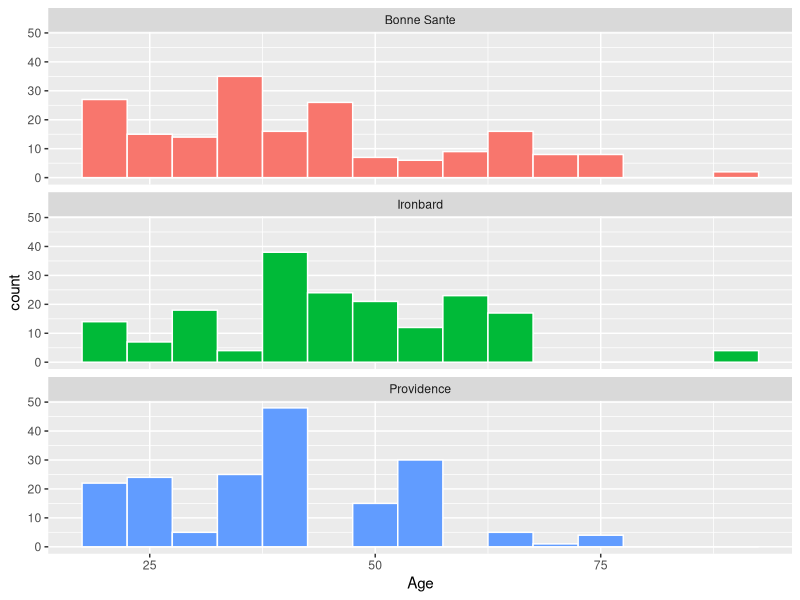
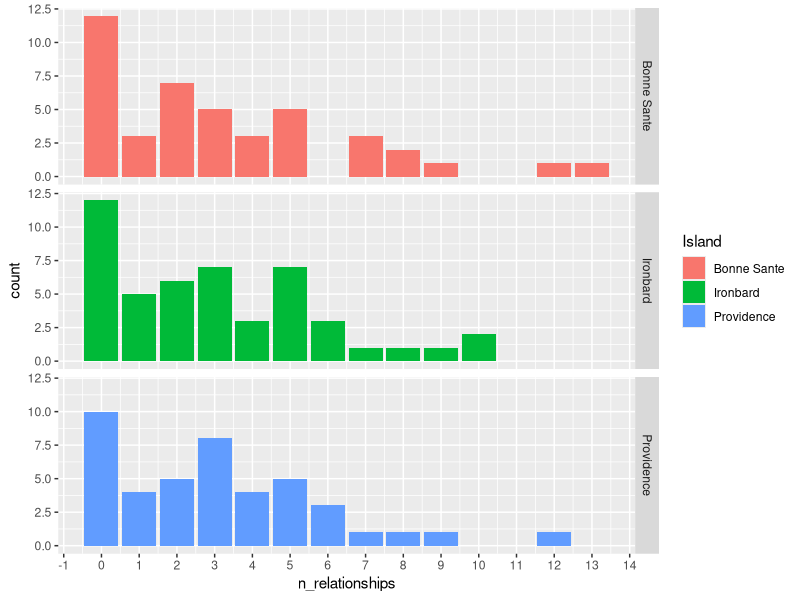
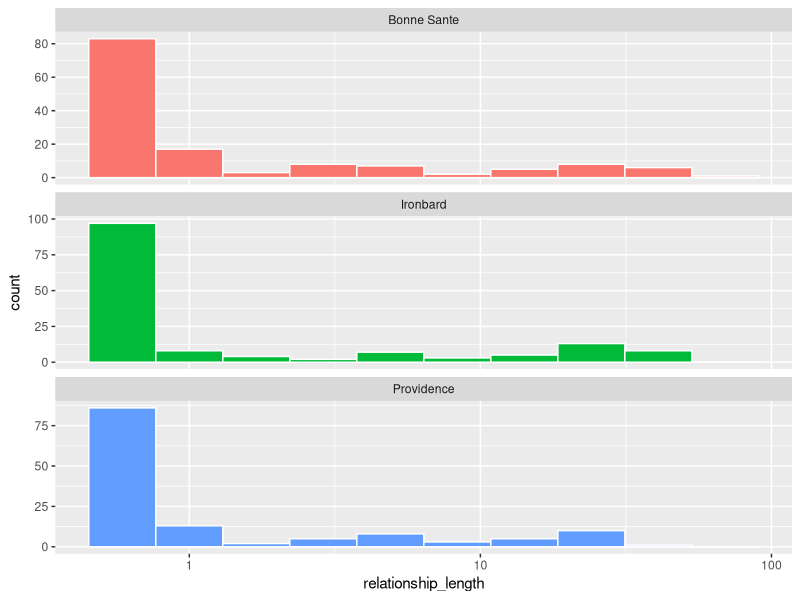
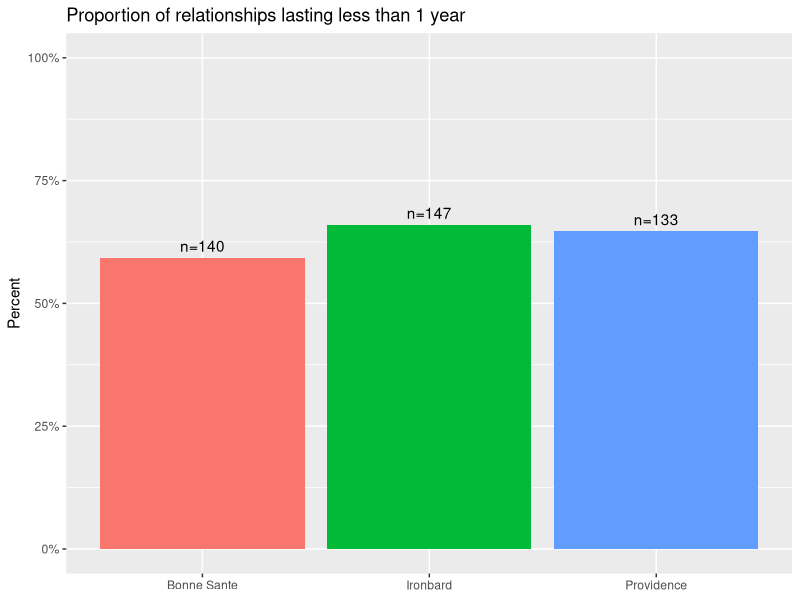
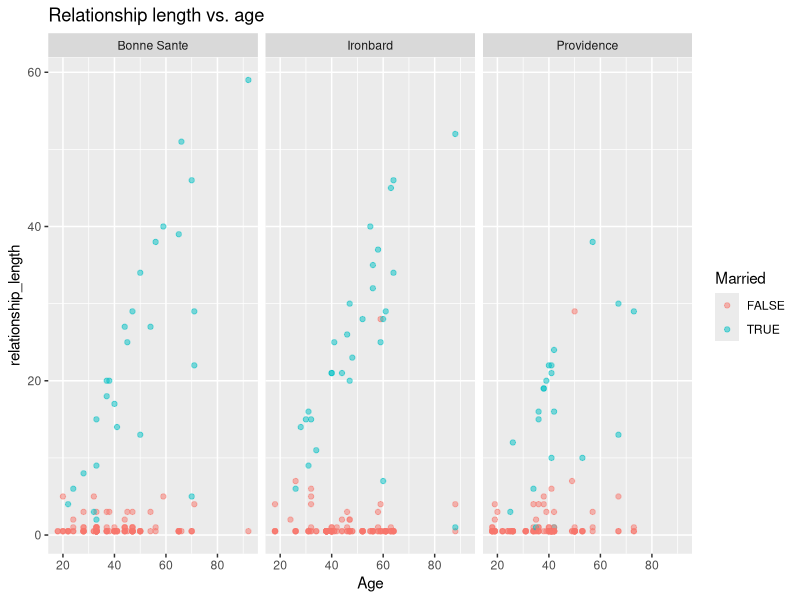
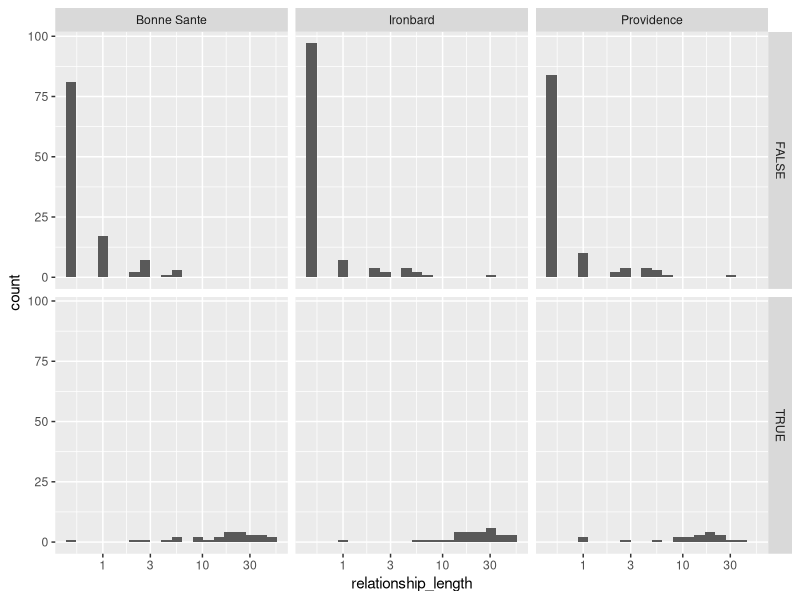
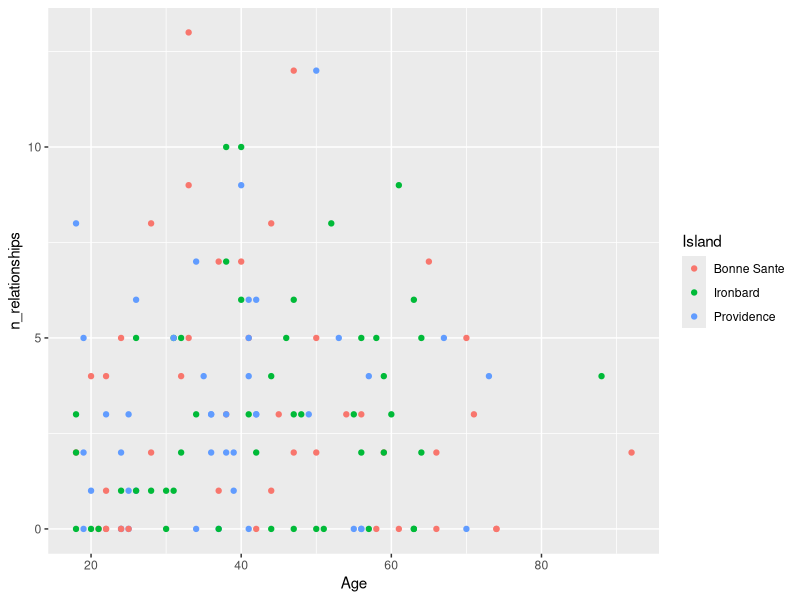

These figures' R source, in order:
## ---- chunk 1
knitr::opts_chunk$set(echo = TRUE)
## ---- chunk 2
library(tidyverse)

df_raw <- read_csv("./data/main_sheet.csv")
df_raw
## ---- chunk 3
df <- df_raw %>%
  rename(
    birth_island = `Birth island`,
    relationship_length = `Relationship Length`
  ) %>%
  mutate(
    relationship_length = case_when(
      relationship_length == "none" ~ NA_real_,
      relationship_length == "<1" ~ 0.5, # so it shows up on a numerical axis
      TRUE ~ as.numeric(relationship_length)
    ),
    Married = Married == "yes" | Married == "Yes",
    Island = str_replace(Island, "Santé", "Sante"),
    birth_island = str_replace(birth_island, "Santé", "Sante"),
  )

df_people <- df %>%
  group_by(Name, Age, House, City, Island) %>%
  summarise(
    n_relationships = sum(!is.na(relationship_length)),
    ever_married = any(Married),
    .groups = "drop"
  )
## ---- chunk 4
df %>%
  ggplot(aes(Age, fill = Island)) +
  geom_histogram(binwidth = 5, color = "white") +
  facet_wrap(~Island, ncol = 1) +
  theme(legend.position = "none")
## ---- chunk 5
df_people %>%
  ggplot(aes(n_relationships, fill = Island)) +
  geom_bar() +
  scale_x_continuous(breaks = scales::breaks_width(1)) +
  facet_grid(Island ~ .)
## ---- chunk 6
df %>%
  filter(!is.na(relationship_length)) %>%
  ggplot(aes(relationship_length, fill = Island)) +
  geom_histogram(bins = 10, color = "white") +
  scale_x_log10() +
  facet_wrap(~Island, ncol = 1, scales = "free_y") +
  theme(legend.position = "none")
## ---- chunk 7
df %>%
  filter(!is.na(relationship_length)) %>%
  mutate(short_rel = relationship_length < 1) %>%
  group_by(Island) %>%
  summarise(prop_short = mean(short_rel), n = n()) %>%
  ggplot(aes(Island, prop_short, fill = Island)) +
  geom_col() +
  geom_text(aes(label = paste0("n=", n)), vjust = -0.5) +
  scale_y_continuous(labels = scales::percent, limits = c(0, 1)) +
  labs(title = "Proportion of relationships lasting less than 1 year",
       x = NULL, y = "Percent") +
  theme(legend.position = "none")
## ---- chunk 8
df %>%
  filter(!is.na(relationship_length)) %>%
  ggplot(aes(Age, relationship_length, color = Married)) +
  geom_point(alpha = 0.5) +
  facet_wrap(~Island) +
  labs(title = "Relationship length vs. age")
## ---- chunk 9
df |>
  filter(
    !is.na(Married),
    birth_island %in% c("Bonne Sante", "Ironbard", "Providence")
  ) |>
  ggplot(aes(relationship_length)) +
  geom_histogram(bins = 20) +
  facet_grid(Married ~ Island) +
  scale_x_log10()
## ---- chunk 10
df_people |>
  ggplot(aes(Age, n_relationships, color = Island)) +
  geom_point()
